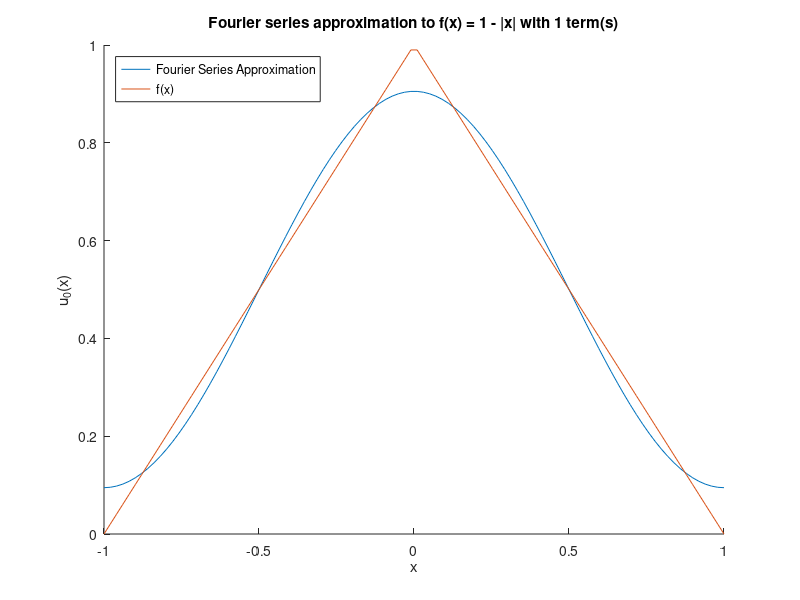
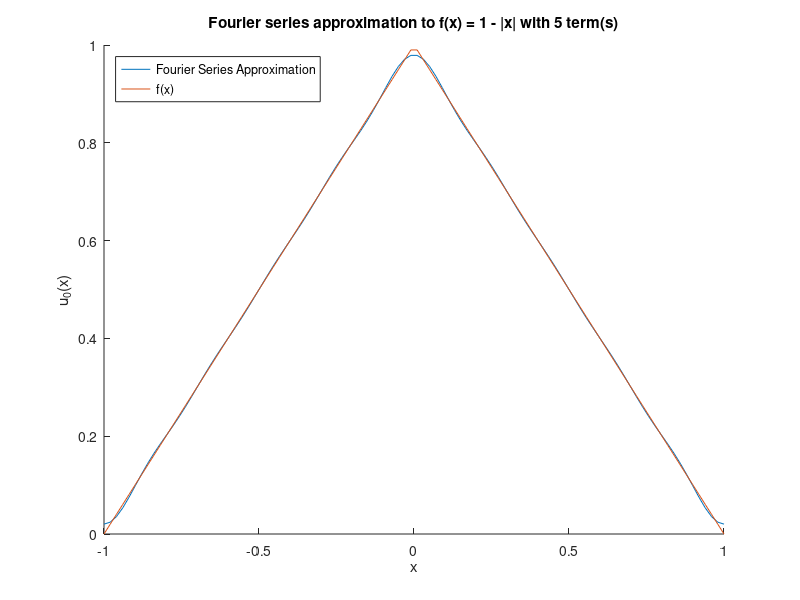

MATLAB code to generate these figures, in order:
x_0 = -1;
x_1 = 1;
L_0 = (x_1 - x_0)/2;
a_0 = 1/2;
t = linspace(x_0, x_1);
max_computation_order = 1;

u_true = @(x) 1 - abs(x);

% Computes a particular Fourier series term
f_term = @(x, n, L, a_n) a_n * cos((2*n - 1)*pi*x / L);

% Computes a particular Fourier cosine coefficient
fs_coefficient = @(n, L)  4 / ((2*n - 1)*pi/L)^2;

for i=0:max_computation_order
    U = a_0 * ones(size(t));
    terms = 1 * 5^i;
    
    for j=1:terms
        U = U + f_term(t, j, L_0, fs_coefficient(j, L_0));
    end

    figure; 
    hold on;
    plot(t, U, 'DisplayName', 'Fourier Series Approximation')
    plot(t, u_true(t), 'DisplayName', 'f(x)')
    title(sprintf('Fourier series approximation to f(x) = 1 - |x| with %d term(s)', terms))
    xlabel('x')
    ylabel('u_0(x)')

    legend('Location', 'northwest') 
    print('-dpng', sprintf('problem1_fourier_series_solution_%d_term', terms))
    hold off;
    
    input('Press [Enter] to continue...');
end
